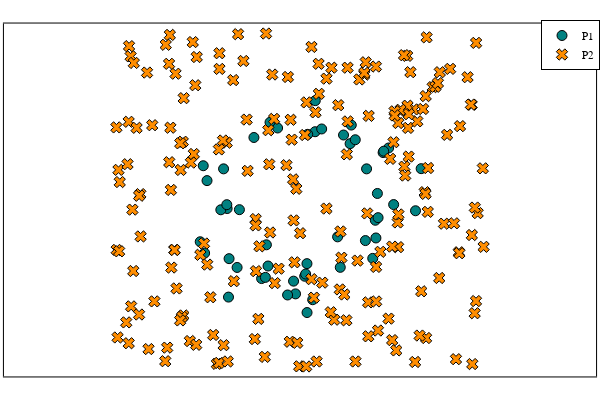

The notebook cell this image was saved under:
### Code cell
plot_P_Q(small, rand_points; 
        P_label = "P1", 
        Q_label = "P2",
        aspect_ratio = :equal, )

### Figure 1 — Plotly figure (JSON) as saved in the notebook; plotly's stock layout.template omitted (floating-point values rounded to 4 significant figures; data arrays with more than 128 entries replaced by an {"elided": "..."} marker saying what was removed)
{"data": [{"colorbar": {"title": ""}, "legendgroup": "P1", "marker": {"color": "rgba(0, 129, 129, 1.000)", "line": {"color": "rgba(0, 0, 0, 1.000)", "width": 1}, "size": 10, "symbol": "circle"}, "mode": "markers", "name": "P1", "showlegend": true, "type": "scatter", "x": [0.8053, -0.4737, 0.09727, 1.03, 0.7389, 0.9167, -0.762, -0.63, -0.8004, -0.9785, 0.9762, -0.7412, 0.0727, 0.1847, 0.7264, -0.3395, 0.5615, 0.08305, -1.004, 0.4907, 0.2554, 0.427, 0.833, 0.8627, -0.7474, 0.4557, -0.6548, 0.1869, -0.3218, -1.052, 0.09804, -0.02588, 1.326, 0.5742, -0.83, 0.8394, -0.391, 0.6173, 0.1054, -0.3005, -1.019, -0.7655, -0.219, -0.1112, 0.159, -0.3503, -0.04715, 0.8553, 1.266, 0.9232], "xaxis": "x1", "y": [-0.6977, 0.7481, -0.7604, -0.05417, 0.3729, 0.568, -0.1014, -0.115, 0.3729, 0.2323, 0.6227, -0.7009, -0.9115, 0.8172, -0.4848, -0.5353, 0.6746, -0.8848, -0.6345, 0.7778, 0.8502, -0.4402, -0.2417, -0.2105, -1.161, -0.8048, -0.8063, 1.189, -0.789, -0.499, -1.346, -1.122, 0.3755, 0.8969, -0.1164, -0.4535, -0.939, 0.7211, 0.786, 0.9293, 0.4104, -0.05548, 0.8618, -1.135, -1.192, -0.9249, -0.9699, 0.07872, -0.1282, 0.5843], "yaxis": "y1", "zmax": null, "zmin": null}, {"colorbar": {"title": ""}, "legendgroup": "P2", "marker": {"color": "rgba(255, 141, 0, 1.000)", "line": {"color": "rgba(0, 0, 0, 1.000)", "width": 1}, "size": 10, "symbol": "x"}, "mode": "markers", "name": "P2", "showlegend": true, "type": "scatter", "x": {"elided": "200 float values"}, "xaxis": "x1", "y": {"elided": "200 float values"}, "yaxis": "y1", "zmax": null, "zmin": null}], "layout": {"annotations": [], "height": 400, "legend": {"bgcolor": "rgba(255, 255, 255, 1.000)", "bordercolor": "rgba(0, 0, 0, 1.000)", "borderwidth": 1, "font": {"color": "rgba(0, 0, 0, 1.000)", "family": "sans-serif", "size": 11}, "tracegroupgap": 0, "traceorder": "normal", "x": 1, "xanchor": "auto", "y": 1, "yanchor": "auto"}, "margin": {"b": 20, "l": 0, "r": 0, "t": 20}, "paper_bgcolor": "rgba(255, 255, 255, 1.000)", "plot_bgcolor": "rgba(255, 255, 255, 1.000)", "showlegend": true, "width": 600, "xaxis": {"anchor": "y1", "domain": [0.006562, 0.9934], "gridcolor": "rgba(0, 0, 0, 0.100)", "gridwidth": 0.5, "linecolor": "rgba(0, 0, 0, 1.000)", "mirror": true, "range": [-3.165, 3.209], "showgrid": true, "showline": true, "showticklabels": true, "tickangle": 0, "tickcolor": "rgb(0, 0, 0)", "tickfont": {"color": "rgba(0, 0, 0, 1.000)", "family": "sans-serif", "size": 11}, "tickmode": "array", "ticks": "inside", "ticktext": [], "tickvals": [], "title": "", "titlefont": {"color": "rgba(0, 0, 0, 1.000)", "family": "sans-serif", "size": 15}, "type": "-", "visible": true, "zeroline": false, "zerolinecolor": "rgba(0, 0, 0, 1.000)"}, "yaxis": {"anchor": "x1", "domain": [0.009843, 0.9902], "gridcolor": "rgba(0, 0, 0, 0.100)", "gridwidth": 0.5, "linecolor": "rgba(0, 0, 0, 1.000)", "mirror": true, "range": [-2.11, 2.111], "showgrid": true, "showline": true, "showticklabels": true, "tickangle": 0, "tickcolor": "rgb(0, 0, 0)", "tickfont": {"color": "rgba(0, 0, 0, 1.000)", "family": "sans-serif", "size": 11}, "tickmode": "array", "ticks": "inside", "ticktext": [], "tickvals": [], "title": "", "titlefont": {"color": "rgba(0, 0, 0, 1.000)", "family": "sans-serif", "size": 15}, "type": "-", "visible": true, "zeroline": false, "zerolinecolor": "rgba(0, 0, 0, 1.000)"}}}
